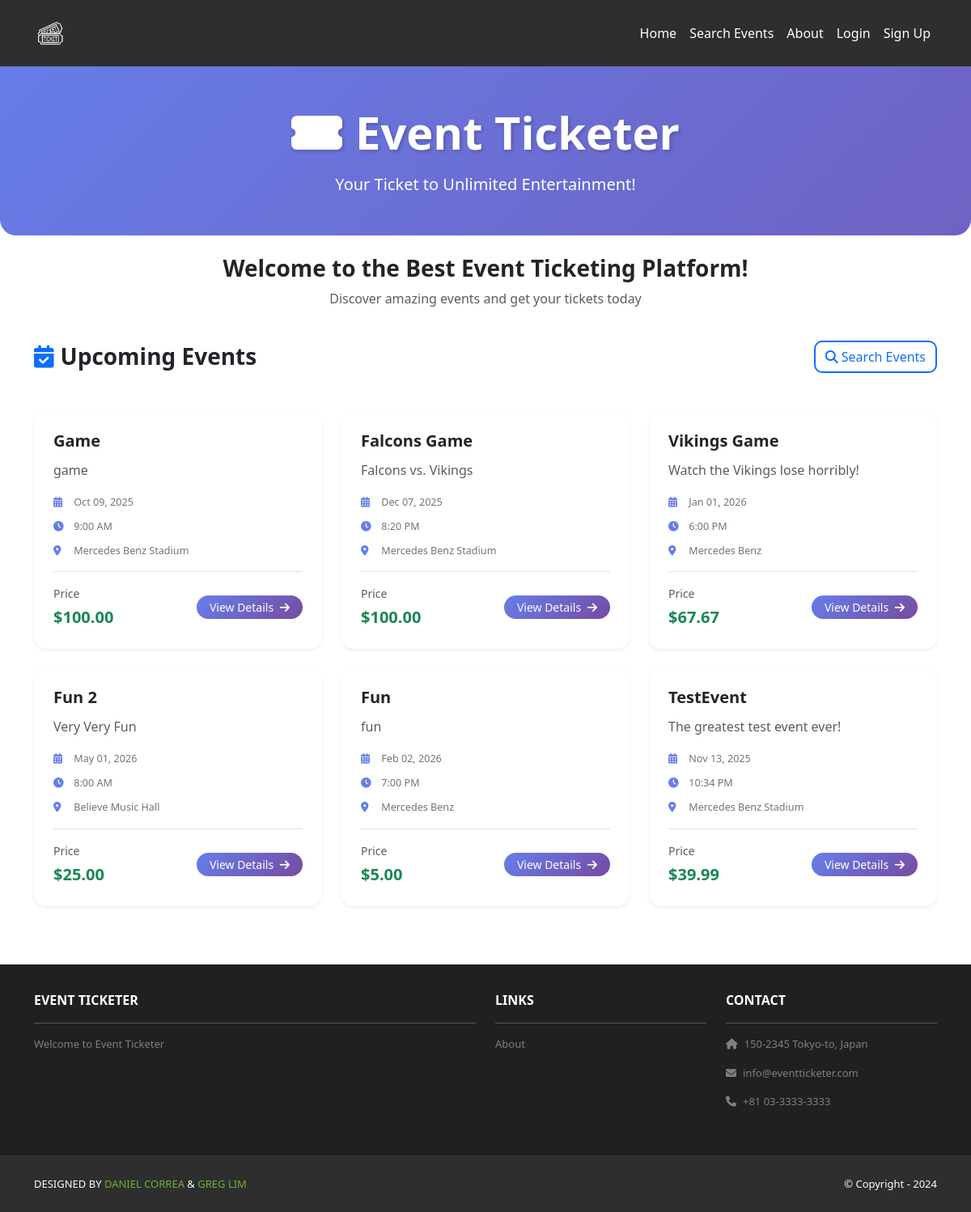
The page / on the database its author committed.
### home/models.py (models this page shows, shortened)
class Event(models.Model):
    MODERATION_STATUS_CHOICES = [
        ('pending', 'Pending Review'),
        ('approved', 'Approved'),
        ('rejected', 'Rejected'),
    ]
    title = models.CharField(max_length=200)
    description = models.TextField()
    date = models.DateField()
    time = models.TimeField()
    venue = models.CharField(max_length=300)
    latitude = models.DecimalField(max_digits=9, decimal_places=6, null=True, blank=True)
    longitude = models.DecimalField(max_digits=9, decimal_places=6, null=True, blank=True)
    ticket_price = models.DecimalField(max_digits=10, decimal_places=2)
    ticket_availability = models.PositiveIntegerField()
    organizer = models.ForeignKey(User, on_delete=models.CASCADE, related_name='organized_events')
    created_at = models.DateTimeField(auto_now_add=True)
    updated_at = models.DateTimeField(auto_now=True)
    is_published = models.BooleanField(default=True)
    moderation_status = models.CharField(
        max_length=20,
        choices=MODERATION_STATUS_CHOICES,
        default='pending',
        help_text='Status of event moderation review'
    )
    moderation_notes = models.TextField(
        blank=True,
        null=True,
        help_text='Admin notes about moderation decision'
    )
    moderated_by = models.ForeignKey(
        User,
        on_delete=models.SET_NULL,
        null=True,
        blank=True,
        related_name='moderated_events',
        help_text='Administrator who reviewed this event'
    )
    moderated_at = models.DateTimeField(null=True, blank=True)
    class Meta:
        ordering = ['-created_at']

### home/views.py (the view)
# urls.py: path('', views.index, name='home.index'),
def index(request):
    template_data = {}
    template_data['title'] = 'Event Ticketer'
    events = Event.objects.filter(is_published=True, moderation_status='approved')
    name_filter = request.GET.get('name', '').strip()
    price_min = request.GET.get('price_min', '').strip()
    price_max = request.GET.get('price_max', '').strip()
    location_filter = request.GET.get('location', '').strip()
    if name_filter:
        events = events.filter(title__icontains=name_filter)
    if price_min:
        try:
            price_min_decimal = Decimal(price_min)
            events = events.filter(ticket_price__gte=price_min_decimal)
        except (InvalidOperation, ValueError):
            pass  # Invalid price_min value, ignore filter
    if price_max:
        try:
            price_max_decimal = Decimal(price_max)
            events = events.filter(ticket_price__lte=price_max_decimal)
        except (InvalidOperation, ValueError):
            pass  # Invalid price_max value, ignore filter
    if location_filter:
        events = events.filter(venue__icontains=location_filter)
    events = events.order_by('-created_at')
    return render(request, 'home/index.html', {
        'template_data': template_data,
        'events': events,
        'current_filters': {
            'name': name_filter,
            'price_min': price_min,
            'price_max': price_max,
            'location': location_filter,
        }
    })

### home/templates/home/index.html (shortened to what this page needs)
{% extends 'base.html' %}
{% load static %}
{% block content %}
<header class="masthead bg-index text-white text-center py-5 mb-4">
  <div class="container">
    <div class="row">
      <div class="col-lg-8 mx-auto">
        <h1 class="display-4 fw-bold mb-3" style="text-shadow: 2px 2px 4px rgba(0, 0, 0, 0.2);">
          <i class="fas fa-ticket-alt me-3"></i>Event Ticketer
        </h1>
        <p class="lead mb-0">Your Ticket to Unlimited Entertainment!</p>
      </div>
    </div>
  </div>
</header>
<div class="container mb-5">
    <div class="row">
      <div class="col-lg-8 mx-auto text-center mb-4">
        <h3 class="fw-semibold mb-2">Welcome to the Best Event Ticketing Platform!</h3>
        <p class="text-muted">Discover amazing events and get your tickets today</p>
      </div>
    </div>
    {% if events %}
    <div class="row">
      <div class="col-12 mb-4">
        <div class="d-flex justify-content-between align-items-center mb-4">
          <h3 class="fw-bold mb-0">
            <i class="fas fa-calendar-check me-2 text-primary"></i>Upcoming Events
          </h3>
          <a href="{% url 'home.events_search' %}" class="btn btn-outline-primary">
            <i class="fas fa-search me-1"></i>Search Events
          </a>
        </div>
      </div>
      {% for event in events %}
      <div class="col-md-6 col-lg-4 mb-4">
        <div class="card h-100 shadow-sm event-card">
          <div class="card-body">
            <h5 class="card-title">{{ event.title }}</h5>
            <p class="card-text text-muted">{{ event.description|truncatewords:15 }}</p>
            <div class="event-info mb-2">
              <small>
                <i class="fas fa-calendar-alt me-1"></i>
                {{ event.date|date:"M d, Y" }}
              </small>
            </div>
            <div class="event-info mb-2">
              <small>
                <i class="fas fa-clock me-1"></i>
                {{ event.time|time:"g:i A" }}
              </small>
            </div>
            <div class="event-info mb-2">
              <small>
                <i class="fas fa-map-marker-alt me-1"></i>
                {{ event.venue|truncatewords:5 }}
              </small>
            </div>
            <div class="d-flex justify-content-between align-items-center mt-3 pt-3 border-top">
              <div>
                <span class="text-muted small d-block mb-1">Price</span>
                <span class="text-success fw-bold fs-5">${{ event.ticket_price }}</span>
              </div>
              <a href="{% url 'home.event_detail' event.id %}" class="btn btn-sm btn-primary rounded-pill px-3">
                View Details <i class="fas fa-arrow-right ms-1"></i>
              </a>
            </div>
          </div>
        </div>
      </div>
      {% endfor %}
    </div>
    {% endif %}
</div>
{% endblock content %}

### eventticketer/static/css/style.css (style rules this page uses)
.bg-index { background: linear-gradient(135deg, #667eea 0%, #764ba2 100%); background-attachment: fixed; background-size: cover; }

### home/templates/home/index.html (style rules this page uses)
.bg-index { border-radius: 0 0 20px 20px; }
.bg-index h1 { animation: fadeInDown 0.6s ease-out; }
.bg-index .lead { animation: fadeInUp 0.6s ease-out 0.2s both; }
.event-card { border: none; border-radius: 15px; transition: transform 0.3s ease, box-shadow 0.3s ease; overflow: hidden; background: #ffffff; box-shadow: 0 2px 10px rgba(0, 0, 0, 0.08); animation: fadeIn 0.5s ease-in; }
.event-card .card-body { padding: 1.5rem; }
.event-card .card-title { color: #212529; font-weight: 600; margin-bottom: 0.75rem; font-size: 1.25rem; }
.event-info { color: #6c757d; font-size: 0.9rem; }
.event-info i { color: #667eea; width: 18px; }
.btn-primary { border-radius: 10px; font-weight: 500; transition: all 0.3s ease; background: linear-gradient(135deg, #667eea 0%, #764ba2 100%); border: none; }
.btn-outline-primary { border-radius: 10px; border-width: 2px; font-weight: 500; transition: all 0.3s ease; }

### rows shown on the page
Event: title "Game", description "game", date "Oct 09, 2025", time "9:00 AM", venue "Mercedes Benz Stadium", ticket_price "100.00"
Event: title "Falcons Game", description "Falcons vs. Vikings", date "Dec 07, 2025", time "8:20 PM", venue "Mercedes Benz Stadium", ticket_price "100.00"
Event: title "Vikings Game", description "Watch the Vikings lose horribly!", date "Jan 01, 2026", time "6:00 PM", venue "Mercedes Benz", ticket_price "67.67"
Event: title "Fun 2", description "Very Very Fun", date "May 01, 2026", time "8:00 AM", venue "Believe Music Hall", ticket_price "25.00"
Event: title "Fun", description "fun", date "Feb 02, 2026", time "7:00 PM", venue "Mercedes Benz", ticket_price "5.00"
Event: title "TestEvent", description "The greatest test event ever!", date "Nov 13, 2025", time "10:34 PM", venue "Mercedes Benz Stadium", ticket_price "39.99"
